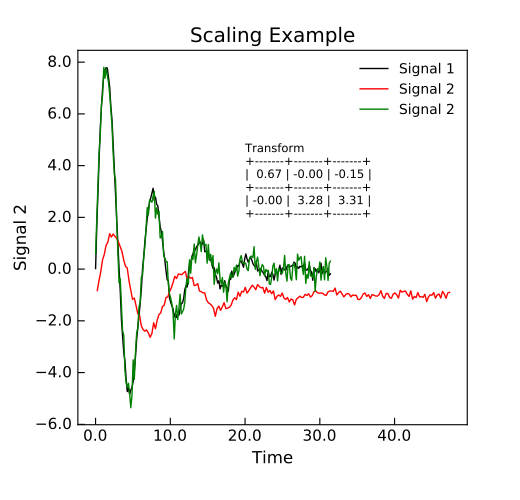

Write the Python code that produced this figure.
"""Example of using scale to overlap data"""
from Stoner import Data
from numpy import linspace, sin, exp, pi, dstack
from numpy.random import normal
import matplotlib as mpl
from tabulate import tabulate

mpl.rc("text", usetex=True)

x = linspace(0, 10 * pi, 201)
x2 = x * 1.5 + 0.23
y = 10 * exp(-x / (2 * pi)) * sin(x) + normal(size=len(x), scale=0.1)
y2 = 3 * exp(-x / (2 * pi)) * sin(x) - 1 + normal(size=len(x), scale=0.1)

d = Data(x, y, column_headers=["Time", "Signal 1"], setas="xy")
d2 = Data(x2, y2, column_headers=["Time", "Signal 2"], setas="xy")

d.plot()
d2.plot(figure=d.fig)
d3 = d2.scale(d, header="Signal 2 scaled", xmode="affine")
d3.plot(figure=d.fig)
d3["test"] = linspace(1, 10, 10)
txt = tabulate(d3["Transform"], floatfmt=".2f", tablefmt="grid")
d3.text(20, 2, "Transform\n{}".format(txt), fontdict={"size": "x-small"})
d3.title = "Scaling Example"
